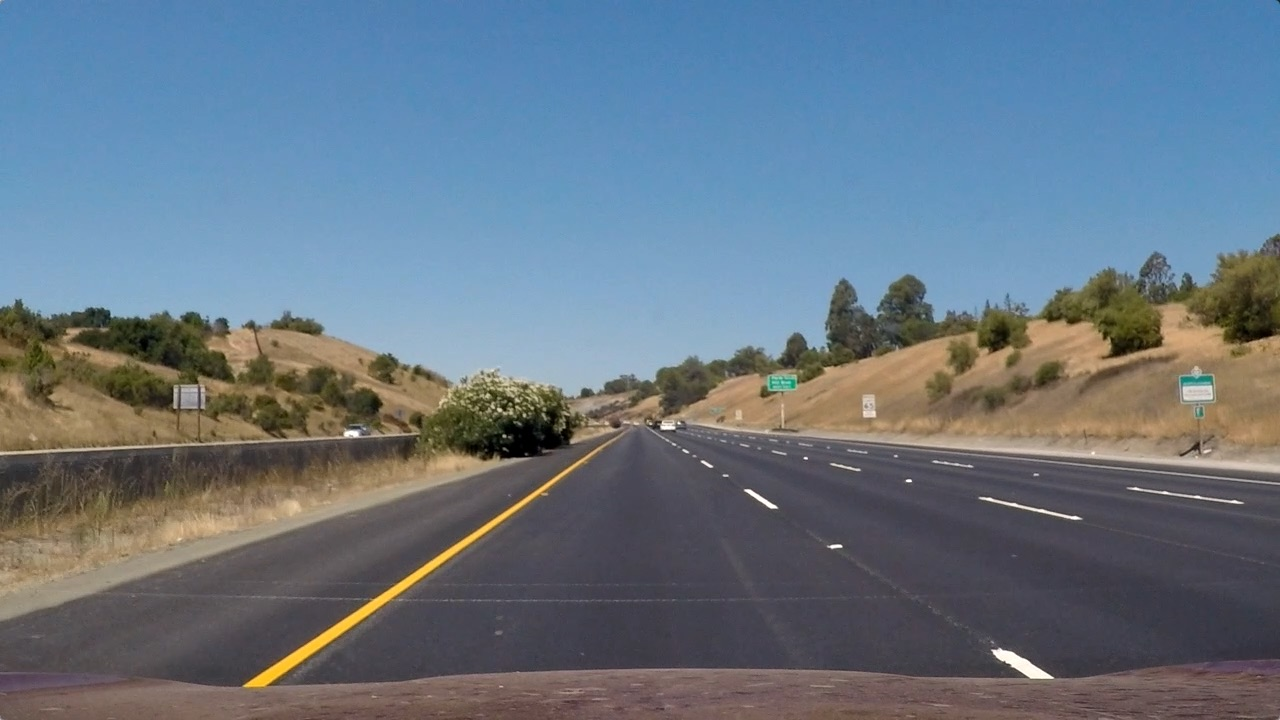
#> input picture test_images/straight_lines1.jpg, 1280 x 720 px
$ python -i pipeline.py   (imports and definitions only)   (older library calls are emulated)
#> lines starting #> are read from the running program, lines starting #| are printed output that depends on the picture; after the words box and inside, x2 and y2 are one past the last pixel; in counts of white or black regions, pixels touching at a corner belong together
#> further down, picture is the input picture: shape (720, 1280, 3); mean B, G, R 131.2, 117.7, 103.2
import pickle
# Import everything needed to edit/save/watch video clips
from moviepy.editor import VideoFileClip
from IPython.display import HTML
import imageio
import os
import numpy as np
import cv2


class ColorFilter():
    def __init__(self):
        pass

    def filter(self, original_image):
        combined = np.zeros_like(original_image[:,:,0],np.uint8)
        yellow_binary = self.yellow_mask(original_image)
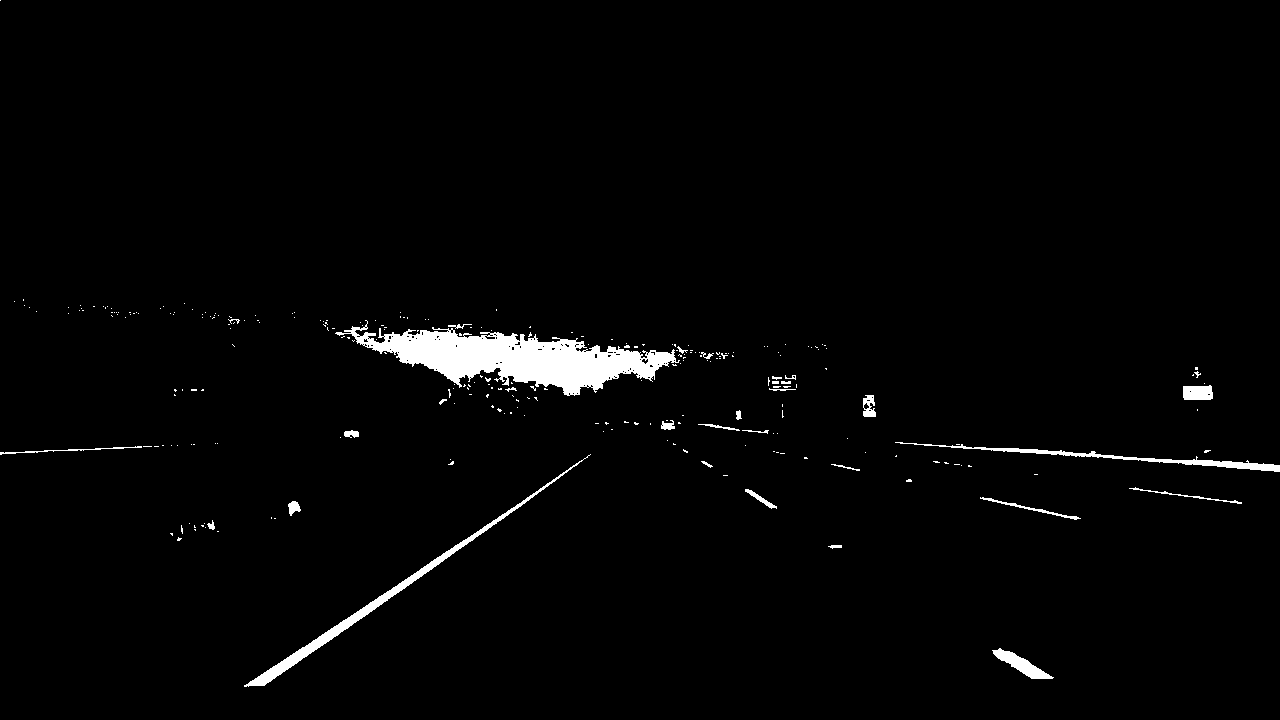
#> yellow_binary: shape (720, 1280); 2% white; 268 white regions (236 under 20 px), largest, box (x1, y1, x2, y2) and area: (335, 320, 680, 396) 10827, (244, 454, 591, 687) 2594, (895, 442, 1280, 472) 1453
        white_binary = self.white_mask(original_image)
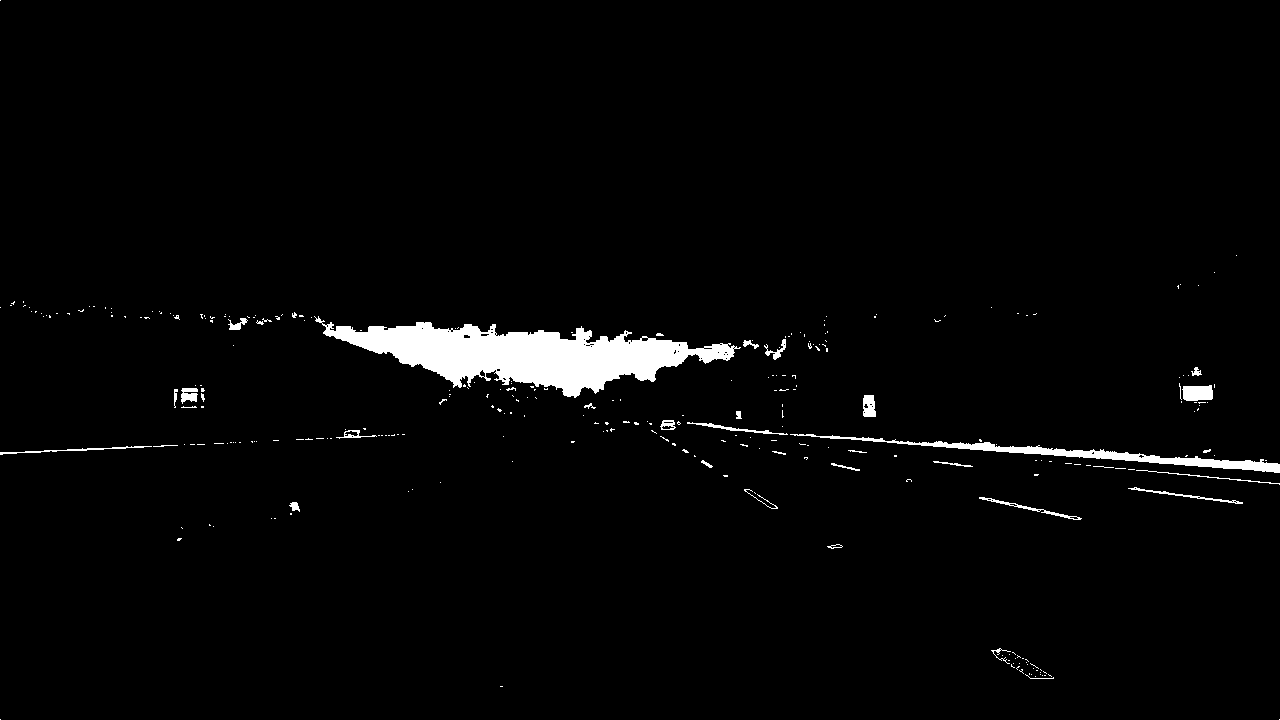
#> white_binary: shape (720, 1280); 2.4% white; 294 white regions (258 under 20 px), largest, box (x1, y1, x2, y2) and area: (314, 316, 741, 398) 15158, (790, 434, 1280, 473) 2884, (1182, 385, 1213, 401) 430
        sat_binary = self.hsv_mask(original_image)
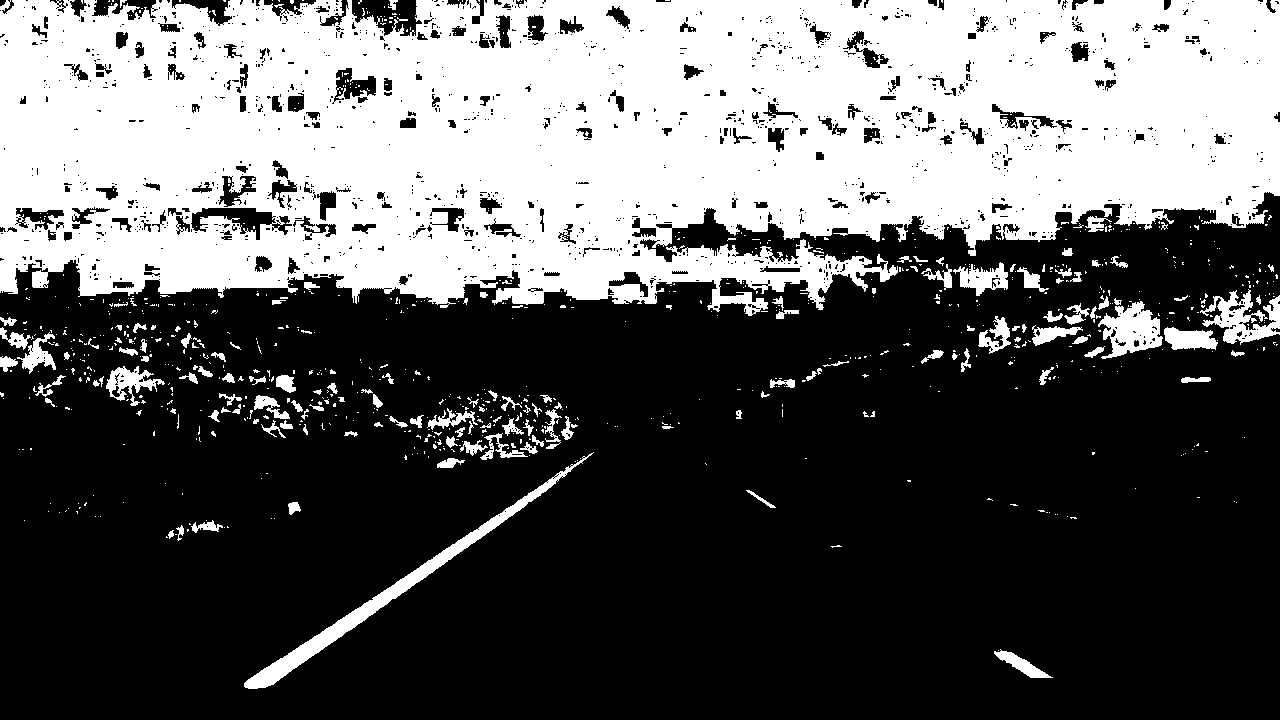
#> sat_binary: shape (720, 1280); 36.8% white; 917 white regions (773 under 20 px), largest, box (x1, y1, x2, y2) and area: (0, 0, 1280, 316) 311978, (244, 452, 594, 689) 4746, (1098, 301, 1163, 359) 2095
        color_filter = cv2.bitwise_and(original_image,original_image,
                               mask = cv2.bitwise_and(
                                   cv2.bitwise_or(yellow_binary ,white_binary),
                                   sat_binary))

        combined[((color_filter[:,:,0] >0 ) |
                   (color_filter[:,:,1] >0) |
                   (color_filter[:,:,2] >0)
                         )] = 1

        return np.dstack((combined, combined, combined))*255

    def yellow_mask(self, img):
        '''function to return masking for yellow lines'''
        yellow_max = np.array([255,255,255],np.uint8)
        yellow_min = np.array([0,180,0],np.uint8)
        yellow_binary = np.zeros_like(img[:,:,0])
        cv2.inRange(img, yellow_min, yellow_max, yellow_binary)
        return yellow_binary

    def white_mask(self, img):
        '''function to return masking for white lines'''
        white_min = np.array([150,150,150],np.uint8)
        white_max = np.array([250,250,250],np.uint8)
        white_binary = np.zeros_like(img[:,:,0])
        cv2.inRange(img, white_min, white_max, white_binary)
        return white_binary

    def hsv_mask(self, img):
        '''function to return masking for hsv filter'''
        saturation_min = np.array([0,0,100],np.uint8)
        saturation_max = np.array([255,255,255],np.uint8)
        sat_binary = np.zeros_like(img[:,:,0])
        cv2.inRange(cv2.cvtColor(img,cv2.COLOR_BGR2HLS),
                saturation_min, saturation_max, sat_binary)
        return sat_binary


class Lane():
    # [9 lines left out: function __init__, not called in this run]

    def init_plot_points(self, img):
        self.ploty = np.linspace(0, img.shape[0]-1, img.shape[0] )
        self.xPts = np.zeros_like(self.ploty, np.float32)

    # [110 lines left out: functions A, B, C, add_line, update, update_using_previous and 1 more, not called in this run]


class FrameProcessor():
    def __init__(self):
        self.mtx = pickle.load( open( "cal_mtx.p", "rb" ) )
        self.dist = pickle.load( open( "cal_dist.p", "rb" ) )
        self.M = pickle.load(open("cam_perspective_transform.p", "rb"))
        self.Minv = pickle.load(open("cam_perspective_transform_inv.p", "rb"))
        self.color_filter = ColorFilter()

        self.left_line = Lane()
        self.right_line = Lane()
        #self.left_line.add_line(0, 0, 280)
        #self.right_line.add_line(0,0, bottom_right_dst[0] )

        self.image_size = None
        self.blank_warped = None
        self.color_warped = None
        self.warped = None

        self.first_estimation = True

    # [55 lines left out: functions calculate_line_params, process, add_line_annotation, not called in this run]


curr_dir = os.getcwd()
output = os.path.join(curr_dir,'deneme.mp4')

# [1 line that did not run here, left out]
## To speed up the testing process you may want to try your pipeline on a shorter subclip of the video
## To do so add .subclip(start_second,end_second) to the end of the line below
## Where start_second and end_second are integer values representing the start and end of the subclip
## You may also uncomment the following line for a subclip of the first 5 seconds
#clip1 = VideoFileClip("test_videos/solidWhiteRight.mp4").subclip(0,5)
#clip1 = VideoFileClip(os.path.join(curr_dir,"project_video.mp4"))
# [1 line that did not run here, left out]
# [1 line that did not run here, left out]
# [1 line not run here, left out]

>>> import cv2
>>> picture = cv2.imread('test_images/straight_lines1.jpg')
>>> result = ColorFilter().filter(picture)
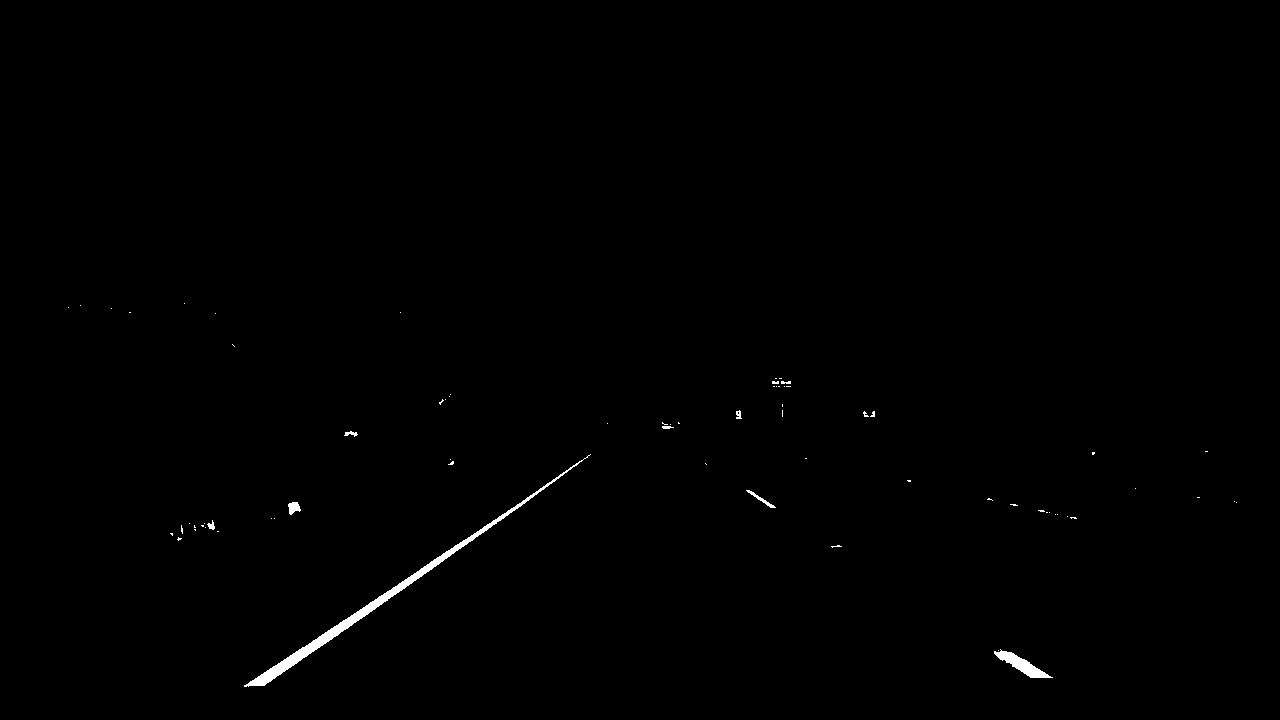
#> result: shape (720, 1280, 3); 0.42% white; 71 white regions (62 under 20 px), largest, box (x1, y1, x2, y2) and area: (244, 454, 591, 687) 2594, (994, 649, 1053, 678) 575, (288, 502, 301, 515) 113

$ run again, on test_images/straight_lines2.jpg
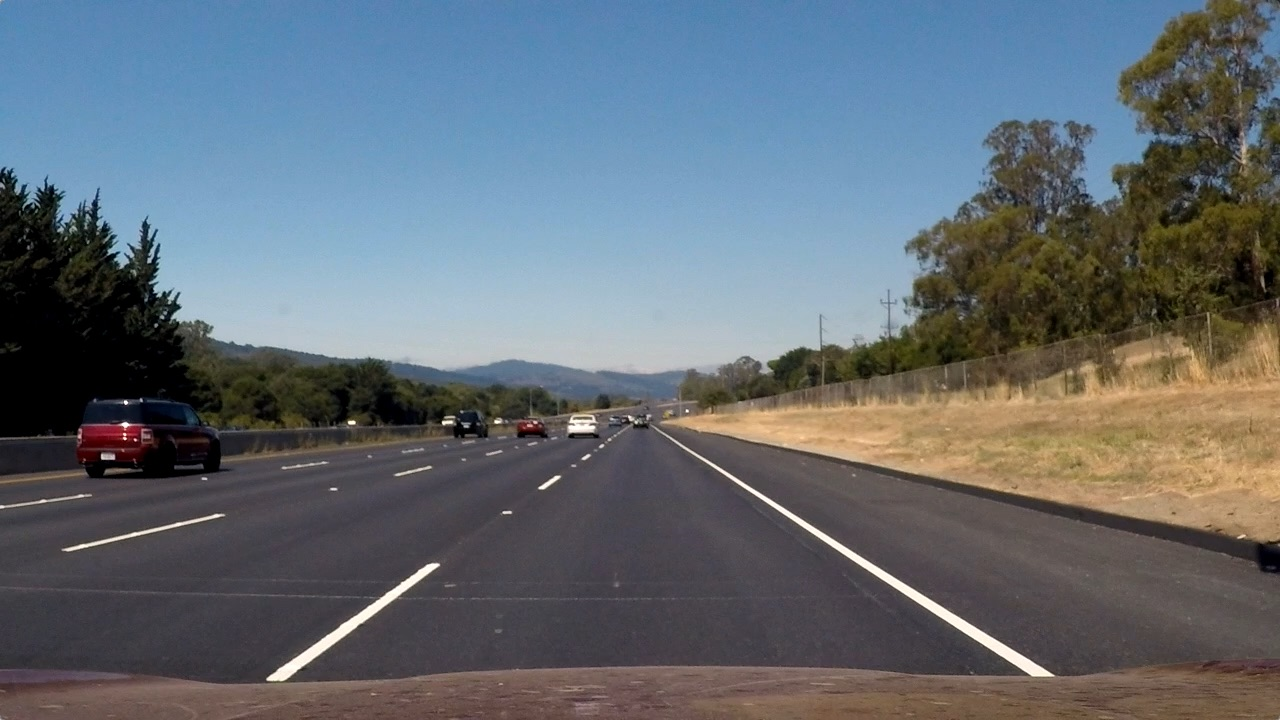
#> input picture test_images/straight_lines2.jpg, 1280 x 720 px
#> picture is the input picture: shape (720, 1280, 3); mean B, G, R 115.1, 107.7, 99.4
#> in filter, `yellow_binary = self.yellow_mask(original_image)`:
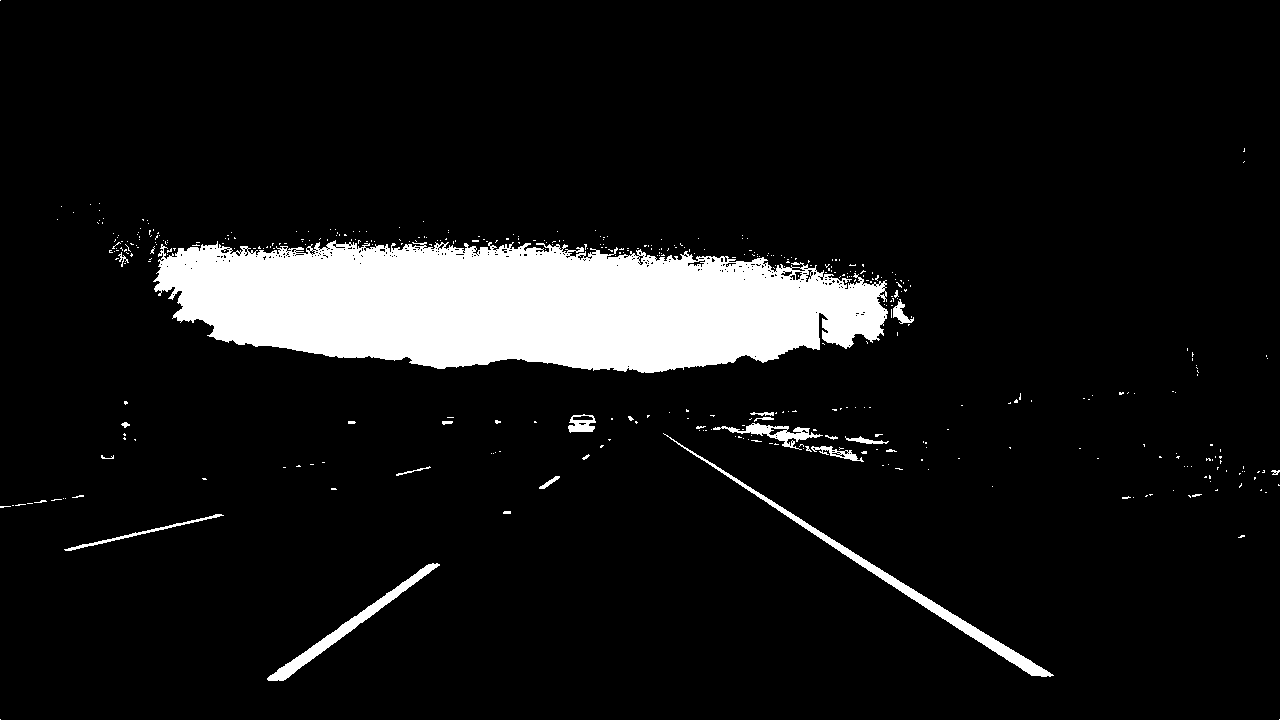
#> yellow_binary: shape (720, 1280); 8.8% white; 427 white regions (402 under 20 px), largest, box (x1, y1, x2, y2) and area: (153, 240, 888, 373) 71973, (663, 433, 1054, 677) 3119, (267, 563, 440, 681) 1927
#> white_binary: shape (720, 1280); 7.9% white; 450 white regions (415 under 20 px), largest, box (x1, y1, x2, y2) and area: (151, 252, 920, 375) 68727, (62, 514, 225, 551) 492, (654, 427, 752, 493) 236
#> sat_binary: shape (720, 1280); 20% white; 2885 white regions (2605 under 20 px), largest, box (x1, y1, x2, y2) and area: (0, 6, 869, 271) 101845, (968, 172, 1280, 355) 20916, (680, 401, 920, 460) 6515
#> `result = ColorFilter().filter(picture)`:
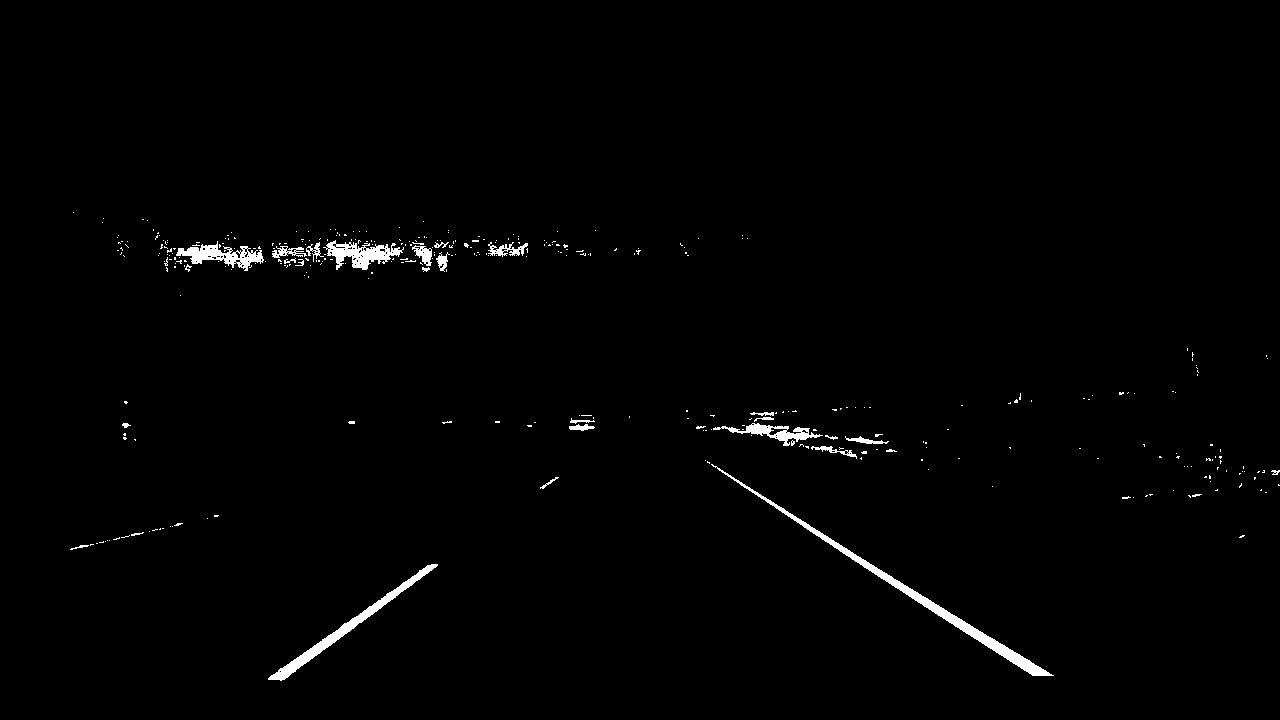
#> result: shape (720, 1280, 3); 1.1% white; 356 white regions (328 under 20 px), largest, box (x1, y1, x2, y2) and area: (711, 464, 1054, 676) 2627, (268, 564, 438, 681) 1668, (323, 240, 404, 270) 1130
